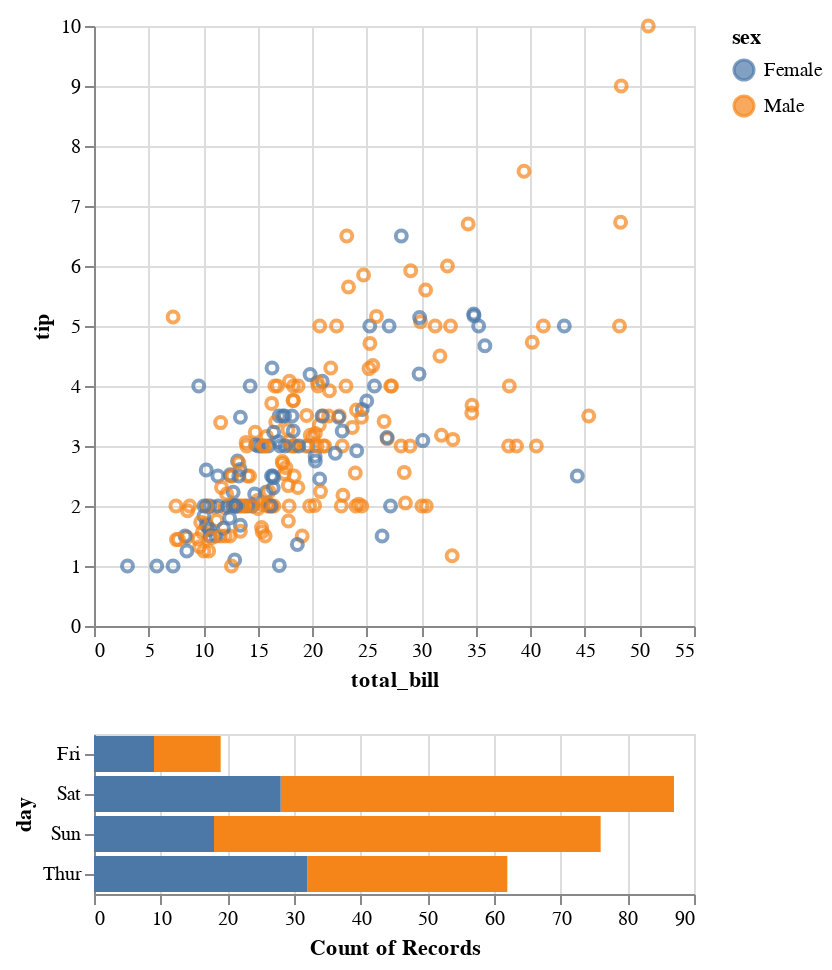

Notebook source saved alongside this figure:
### Markdown cell above
🔴 `chart2 = alt.Chart(tips).mark_bar().encode(...)`  
  Creates a bar chart showing the **count of records per day**, with bars colored by `sex` based on the brush selection  

- `.transform_filter(brush)`  
  Filters the bar chart to include **only the points currently selected** in the brush from `chart1`  

- `(chart1 & chart2)`  
  Vertically concatenates `chart1` (scatter plot) above `chart2` (bar chart) to create a linked visualization

### Code cell
brush = alt.selection_interval(encodings=["x"])

chart1 = alt.Chart(tips).mark_point().encode(
    x="total_bill",
    y="tip",
    color=alt.condition(brush, "sex:N", alt.value("lightgray"))
).add_params(
    brush
)

chart2 = alt.Chart(tips).mark_bar().encode(
    x="count():Q",
    y="day:N",
    color=alt.condition(brush, "sex:N", alt.value("lightgray"))
).transform_filter(
    brush
)

(chart1&chart2)

### Figure 1 — Vega-Lite specification as saved in the notebook (floating-point values rounded to 4 significant figures; data arrays with more than 128 entries replaced by an {"elided": "..."} marker saying what was removed)
{"config": {"view": {"continuousWidth": 300, "continuousHeight": 300}}, "vconcat": [{"mark": {"type": "point"}, "encoding": {"color": {"condition": {"param": "param_2", "field": "sex", "type": "nominal"}, "value": "lightgray"}, "x": {"field": "total_bill", "type": "quantitative"}, "y": {"field": "tip", "type": "quantitative"}}, "name": "view_1"}, {"mark": {"type": "bar"}, "encoding": {"color": {"condition": {"param": "param_2", "field": "sex", "type": "nominal"}, "value": "lightgray"}, "x": {"aggregate": "count", "type": "quantitative"}, "y": {"field": "day", "type": "nominal"}}, "transform": [{"filter": {"param": "param_2"}}]}], "data": {"name": "data-362d1a3aede62850ce7cd49b1d5f5d1d"}, "params": [{"name": "param_2", "select": {"type": "interval", "encodings": ["x"]}, "views": ["view_1"]}], "$schema": "https://vega.github.io/schema/vega-lite/v5.8.0.json", "datasets": {"data-362d1a3aede62850ce7cd49b1d5f5d1d": {"elided": "244 records"}}}
